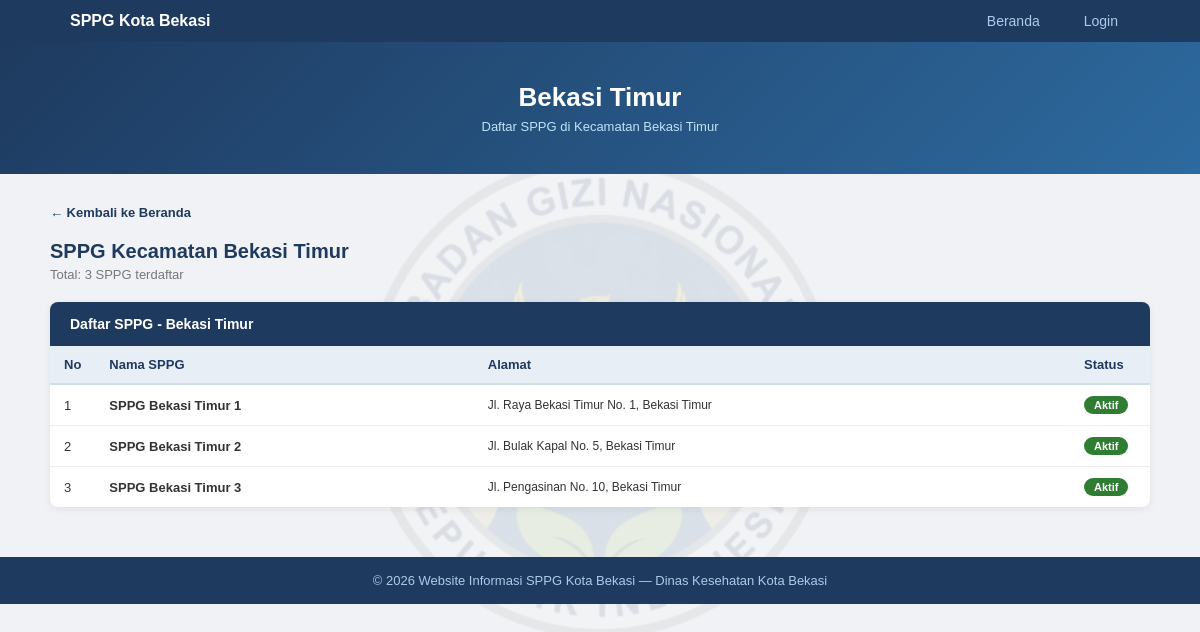
The app's page /detail_kecamatan.php?id=1 with its own data.
### tables this page shows
CREATE TABLE `kecamatan` (
  `id_kecamatan` int(11) NOT NULL AUTO_INCREMENT,
  `nama_kecamatan` varchar(100) DEFAULT NULL,
  PRIMARY KEY (`id_kecamatan`)
);

CREATE TABLE `sppg` (
  `id_sppg` int(11) NOT NULL AUTO_INCREMENT,
  `nama_sppg` varchar(150) DEFAULT NULL,
  `alamat` text DEFAULT NULL,
  `status` enum('Aktif','Tutup') NOT NULL DEFAULT 'Aktif',
  `id_kecamatan` int(11) DEFAULT NULL,
  PRIMARY KEY (`id_sppg`),
  KEY `id_kecamatan` (`id_kecamatan`),
  CONSTRAINT `sppg_ibfk_1` FOREIGN KEY (`id_kecamatan`) REFERENCES `kecamatan` (`id_kecamatan`)
);

### detail_kecamatan.php (the view, shortened to what this page needs)
<?php
include 'config/koneksi.php';
$id = $_GET['id'];
$keca = mysqli_query($conn, "SELECT * FROM kecamatan WHERE id_kecamatan = $id");
$kec   = mysqli_fetch_array($keca);
$q_sppg = mysqli_query($conn, "SELECT * FROM sppg WHERE id_kecamatan = $id ORDER BY nama_sppg ASC");
$jumlah = mysqli_num_rows($q_sppg);
?>
<!DOCTYPE html>
<html lang="id">
<head>
    <link rel="stylesheet" href="assets/css/style.css">
</head>
<body>
<nav class="navbar">
    <div class="navbar-inner">
        <a href="index.php" class="navbar-brand"> SPPG Kota Bekasi</a>
        <ul class="navbar-menu">
            <li><a href="index.php">Beranda</a></li>
            <li><a href="auth/login.php">Login</a></li>
        </ul>
    </div>
</nav>
<div class="page-header">
    <h1><?php echo $kec['nama_kecamatan']; ?></h1>
    <p>Daftar SPPG di Kecamatan <?php echo $kec['nama_kecamatan']; ?></p>
</div>
<div class="container halaman-isi">
    <a href="index.php" class="tombol-kembali">&larr; Kembali ke Beranda</a>
    <div class="judul-halaman">SPPG Kecamatan <?php echo $kec['nama_kecamatan']; ?></div>
    <div class="sub-judul">Total: <?php echo $jumlah; ?> SPPG terdaftar</div>
    <div class="kotak-tabel">
        <div class="header-tabel">
            <span>Daftar SPPG - <?php echo $kec['nama_kecamatan']; ?></span>
        </div>
        <table>
            <thead>
                <tr>
                    <th width="45">No</th>
                    <th>Nama SPPG</th>
                    <th>Alamat</th>
                    <th width="80">Status</th>
                </tr>
            </thead>
            <tbody>
                <?php
                $no = 1;
                while ($sppg = mysqli_fetch_array($q_sppg)) {
                ?>
                <tr>
                    <td><?php echo $no; ?></td>
                    <td><strong><?php echo $sppg['nama_sppg']; ?></strong></td>
                    <td style="font-size:12px;"><?php echo $sppg['alamat']; ?></td>
                    <td>
                        <?php if ($sppg['status'] == 'Aktif') { ?>
                            <span class="badge badge-hijau">Aktif</span>
                        <?php } else { ?>
                            <span class="badge badge-merah">Tutup</span>
                        <?php } ?>
                    </td>
                </tr>
                <?php
                    $no++;
                }
                ?>
            </tbody>
        </table>
    </div>
</div>
<footer>
    <p>&copy; <?php echo date('Y'); ?> Website Informasi SPPG Kota Bekasi &mdash; Dinas Kesehatan Kota Bekasi</p>
</footer>
</body>
</html>

### assets/css/style.css (style rules this page uses)
* { margin: 0; padding: 0; box-sizing: border-box; }
body { position: relative; min-height: 100vh; font-family: Arial, sans-serif; background-color: #f0f2f5; color: #333; font-size: 14px; }
body::before { content: ""; position: fixed; top: 0; left: 0; width: 100%; height: 100%; background: url("../images/logo-sppg.png") center center no-repeat; background-size: 45%; opacity: 0.09; pointer-events: none; z-index: -1; }
a { text-decoration: none; color: inherit; }
.navbar { background-color: #1e3a5f; padding: 12px 0; }
.navbar-inner { max-width: 1100px; margin: 0 auto; padding: 0 20px; display: flex; align-items: center; justify-content: space-between; }
.navbar-brand { color: white; font-size: 16px; font-weight: bold; display: inline-flex; align-items: center; gap: 8px; }
.navbar-menu { display: flex; gap: 20px; list-style: none; }
.navbar-menu li a { color: #b0c9e8; font-size: 14px; padding: 6px 12px; border-radius: 4px; transition: background 0.2s; }
.page-header { background: linear-gradient(135deg, #1e3a5f, #2d6a9f); color: white; padding: 40px 20px; text-align: center; }
.page-header h1 { font-size: 26px; margin-bottom: 6px; }
.page-header p { color: #bee3f8; margin-top: 6px; font-size: 13px; }
.container { max-width: 1100px; margin: 0 auto; padding: 0 20px; }
.halaman-isi { padding: 30px 0 50px; }
footer { background-color: #1e3a5f; color: #b0c9e8; text-align: center; padding: 16px; font-size: 13px; margin-top: auto; }
.kotak-tabel { background: white; border-radius: 8px; box-shadow: 0 2px 8px rgba(0, 0, 0, 0.07); overflow: hidden; }
.kotak-tabel .header-tabel { background-color: #1e3a5f; color: white; padding: 14px 20px; font-weight: bold; font-size: 14px; display: flex; align-items: center; justify-content: space-between; }
table { width: 100%; border-collapse: collapse; }
table thead tr { background-color: #e8eef5; }
table thead th { padding: 11px 14px; text-align: left; font-size: 13px; font-weight: bold; color: #1e3a5f; border-bottom: 2px solid #d0dce8; }
table tbody tr { border-bottom: 1px solid #eee; transition: background 0.15s; }
table tbody td { padding: 11px 14px; font-size: 13px; vertical-align: middle; }
table tbody tr:last-child { border-bottom: none; }
.badge { display: inline-block; padding: 3px 10px; border-radius: 20px; font-size: 11px; font-weight: bold; }
.badge-hijau { background-color: #2e7d32; color: white; }
.judul-halaman { font-size: 20px; font-weight: bold; color: #1e3a5f; margin-bottom: 4px; }
.sub-judul { font-size: 13px; color: #777; margin-bottom: 20px; }
.tombol-kembali { display: inline-block; margin-bottom: 20px; color: #1e3a5f; font-size: 13px; font-weight: bold; }

### records on screen
kecamatan: nama_kecamatan "Bekasi Timur"
sppg: nama_sppg "SPPG Bekasi Timur 1", alamat "Jl. Raya Bekasi Timur No. 1, Bekasi Timur", status "Aktif"
sppg: nama_sppg "SPPG Bekasi Timur 2", alamat "Jl. Bulak Kapal No. 5, Bekasi Timur", status "Aktif"
sppg: nama_sppg "SPPG Bekasi Timur 3", alamat "Jl. Pengasinan No. 10, Bekasi Timur", status "Aktif"

### other values on screen
$jumlah "3"
